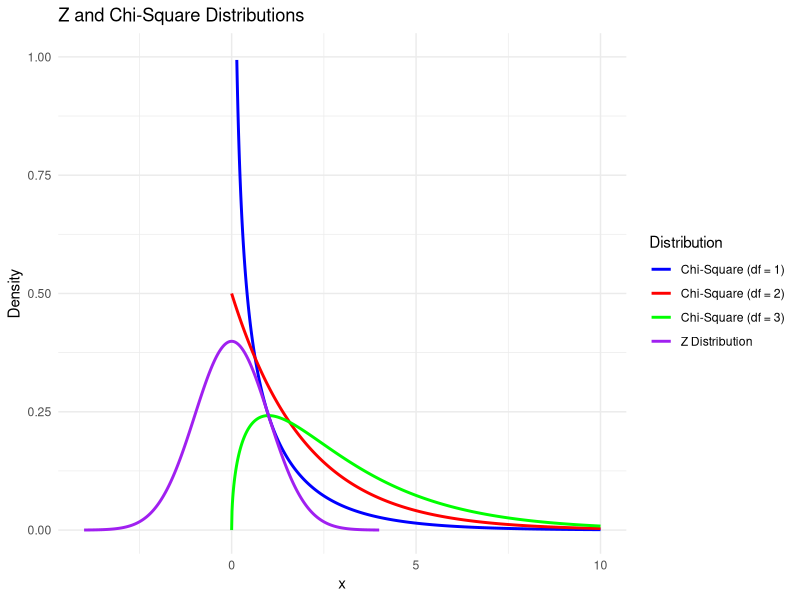

This chart was generated by the following R code:
## ---- chunk 1
#| label: fig-ChiSquareDistribution
#| fig-cap: Comparison of Normal and Chi-Square Distributions with Different degrees of freedom
#| 

library(ggplot2)

# x 값의 범위 설정
x_vals <- seq(-4, 4, length.out = 1000)  # Z 분포에 사용할 x 값 (-4부터 4까지)
x_vals_positive <- seq(0, 10, length.out = 1000)  # 카이제곱 분포에 사용할 x 값 (0부터 10까지)

# Z 분포 (표준 정규분포)의 밀도 계산
z_density <- dnorm(x_vals, mean = 0, sd = 1)

# 자유도 1, 2, 3인 카이제곱 분포의 밀도 계산
chisq1_density <- dchisq(x_vals_positive, df = 1)
chisq2_density <- dchisq(x_vals_positive, df = 2)
chisq3_density <- dchisq(x_vals_positive, df = 3)

# 데이터프레임 생성 (Z 분포와 자유도 1, 2, 3인 카이제곱 분포)
data <- data.frame(
  x = c(x_vals, rep(x_vals_positive, 3)),  # Z 분포에는 x_vals 사용, 나머지에는 x_vals_positive 사용
  density = c(z_density, chisq1_density, chisq2_density, chisq3_density),
  Distribution = factor(rep(c("Z Distribution", "Chi-Square (df = 1)", 
                              "Chi-Square (df = 2)", "Chi-Square (df = 3)"), 
                            each = 1000))
)

# ggplot으로 분포 그리기
ggplot(data, aes(x = x, y = density, color = Distribution)) +
  geom_line(size = 1) +
  labs(title = "Z and Chi-Square Distributions",
       x = "x",
       y = "Density") +
  theme_minimal() +
  ylim(0, 1) +  # Y축을 1까지만 제한
  xlim(-4, 10) +  # X축을 -4에서 10까지 제한 (Z 분포는 음수와 양수, 나머지는 양수만 포함)
  scale_color_manual(values = c("blue", "red", "green", "purple"))
